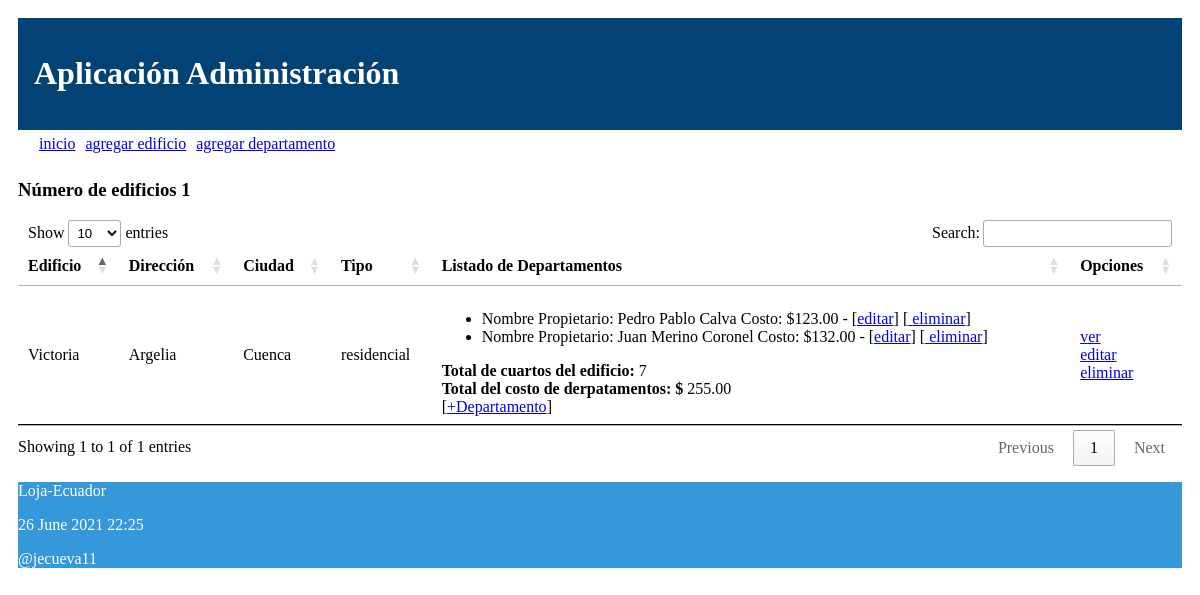
The page / on the database its author committed.
### administrativo/models.py (models this page shows, shortened)
class Edificio(models.Model):
    opciones_tipo = (
        ('residencial', 'Tipo residencial'),
        ('comercial', 'Tipo comercial'),
    )
    nombre = models.CharField(max_length=30)
    direccion = models.CharField(max_length=30)
    ciudad = models.CharField(max_length=30)
    tipo_edificio = models.CharField(max_length=30, \
        choices=opciones_tipo)
    def obtener_costo_departamentos(self):
        valor = [t.costo_depart for t in self.edificios.all()]
        valor = sum(valor)
        return valor
    def obtener_numero_cuartos(self):
        valor = [t.numero_cuartos for t in self.edificios.all()]
        valor = sum(valor)
        return valor

class Departamento(models.Model):
    nombre_prop = models.CharField("Nombre del Propietario", max_length=100)
    costo_depart = models.DecimalField("Costo de departamentos", max_digits=100, decimal_places=2)
    numero_cuartos = models.IntegerField("Número de cuartos")
    edificio = models.ForeignKey(Edificio, on_delete=models.CASCADE,
            related_name="edificios")

### administrativo/views.py (the view)
# urls.py: path('', views.index, name='index'),
def index(request):
    edificio = Edificio.objects.all()
    informacion_template = {'edificio': edificio, 'numero_edificio': len(edificio)}
    return render(request, 'index.html', informacion_template)

### administrativo/templates/index.html (shortened to what this page needs)
{% extends "master.html" %}
{% block content %}
<h3>Número de edificios {{ numero_edificio }}</h3>
<table id="tabla_datos">
  <thead>
    <tr>
      <th>Edificio</th>
      <th>Dirección</th>
      <th>Ciudad</th>
      <th>Tipo</th>
      <th>Listado de Departamentos</th>
      <th>Opciones</th>
    </tr>
  </thead>
  {% for f in edificio %}
  <tr>
    <td> {{f.nombre}}</td>
    <td> {{f.direccion}}</td>
    <td> {{f.ciudad}}</td>
    <td> {{f.tipo_edificio}} </td>
    <td>
        <ul>
          {% for e in f.edificios.all %}
            <li>
                <span>Nombre Propietario: {{e.nombre_prop}} Costo: ${{e.costo_depart}} - [<a href="{% url 'editar_departamento' e.id %}">editar</a>]
                    [<a href="{% url 'eliminar_departamento' e.id %}" onclick="return confirm('¿Está seguro de la eliminación?')" >
                    eliminar</a>] </span>
            </li>
          {% endfor %}
        </ul>
        <span><b>Total de cuartos del edificio: </b> {{ f.obtener_numero_cuartos }}</span> <br>
        <span><b>Total del costo de derpatamentos: $</b> {{ f.obtener_costo_departamentos }}</span> <br>
        [<a href="{% url 'crear_departamento_edificio' f.id%}">+Departamento</a>]
    </td>
    <td> <a href="{% url 'obtener_edificio' f.id %}">ver</a> <br>
        <a href="{% url 'editar_edificio' f.id %}">editar</a> <br>
        <a href="{% url 'eliminar_edificio' f.id %}"
        onclick="return confirm('¿Está seguro de la eliminación?')" >
        eliminar</a>
    </td>
  </tr>
  {% endfor %}
</table>
{% endblock %}

### administrativo/templates/master.html (shortened to what this page needs)
<!DOCTYPE html>
<html>
  <head>
    {% load static %}
    <link rel="stylesheet" type="text/css" href="{% static 'css/estilos.css' %}">
    <link rel="stylesheet" type="text/css" href="https://cdn.datatables.net/1.10.25/css/jquery.dataTables.min.css">
  </head>
  <body>
  <header>
    <h1>Aplicación Administración </h1>
    <nav class="top_menu">
      <ul>
        <li><a href="{% url 'index' %}">inicio</a></li>
        <li><a href="{% url 'crear_edificio' %}">agregar edificio</a></li>
        <li><a href="{% url 'crear_departamento' %}">agregar departamento</a></li>
      </ul>
    </nav>
  </header>
  <section>
      {% block content %}{% endblock %}
  </section>
{% include 'footer.html' %}
  </body>
</html>

### administrativo/templates/footer.html
<footer>
    <p>Loja-Ecuador</p>
    <p>{% now "j F Y H:i" %}</p>
    <p>@jecueva11</p>
</footer>

### administrativo/static/css/estilos.css (style rules this page uses)
body { background: white; padding: 10px; }
header { background: #034275; color: #FFF; padding: 1em; }
th, td { padding: 15px; border-bottom: 1px solid black; }
.top_menu ul { list-style:none; float:left; padding: 5px; width:95%; }
.top_menu ul li { float:left; margin-right:10px; margin-bottom:5px; text: #FFF; }
footer { background-color: #3498DB; color: #FFF; }

### rows shown on the page
Edificio: nombre "Victoria", direccion "Argelia", ciudad "Cuenca", tipo_edificio "residencial", obtener_numero_cuartos "7", obtener_costo_departamentos "255.00"
Departamento: nombre_prop "Pedro Pablo Calva", costo_depart "123.00"
Departamento: nombre_prop "Juan Merino Coronel", costo_depart "132.00"

### other values the page prints
{{ numero_edificio }} "1"
